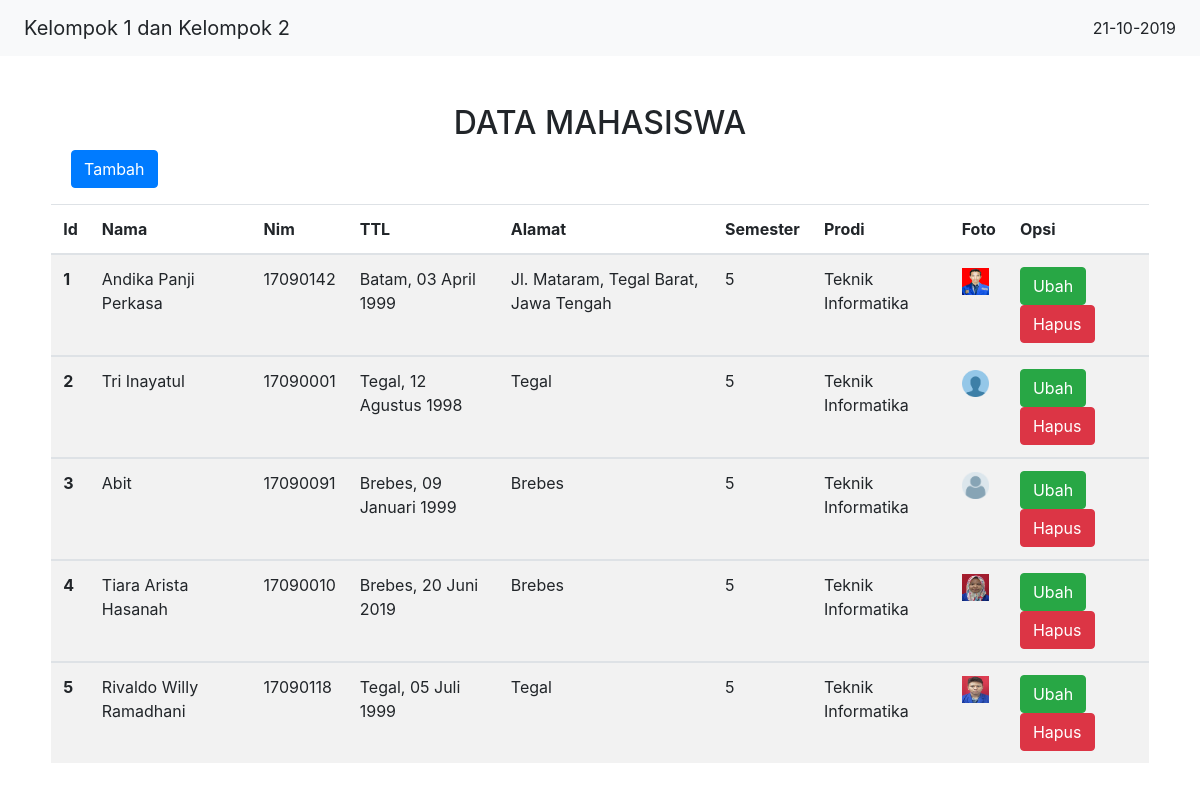
The page / on the database its author committed.
### tables this page shows
CREATE TABLE `mahasiswa` (
  `id` int(5) NOT NULL,
  `nama` varchar(255) NOT NULL,
  `nim` varchar(10) NOT NULL,
  `tempat_tanggal_lahir` varchar(50) NOT NULL,
  `alamat` varchar(255) NOT NULL,
  `semester` varchar(10) NOT NULL,
  `prodi` varchar(50) NOT NULL,
  `foto` varchar(255) NOT NULL
);

### index.php (the view, shortened to what this page needs)
<?php
  include "koneksi.php";
 ?>
<!doctype html>
<html lang="en">
  <head>
    <link rel="stylesheet" type="text/css" href="style.css">
    <link rel="stylesheet" href="https://maxcdn.bootstrapcdn.com/bootstrap/4.0.0/css/bootstrap.min.css">
  </head>
  <body>
    <nav class="navbar navbar-light bg-light justify-content-between">
      <a class="navbar-brand ml-2">Kelompok 1 dan Kelompok 2</a>
      <form class="form-inline">
        <a class="mr-2"><?php echo date('d-m-Y'); ?></a>
      </form>
    </nav>
    <h2 class="text-center mt-5">DATA MAHASISWA</h2>
    <div class="col-lg-10 ml-5">
      <a href="form_tambah.php" class="btn btn-primary ml-2">Tambah</a>
    </div>
    <div class="row justify-content-center">
      <div class="col-lg-11 mb-5 mt-3">
        <table class="table table-striped">
          <thead>
            <tr>
              <th scope="col">Id</th>
              <th scope="col">Nama</th>
              <th scope="col">Nim</th>
              <th scope="col">TTL</th>
              <th scope="col">Alamat</th>
              <th scope="col">Semester</th>
              <th scope="col">Prodi</th>
              <th scope="col">Foto</th>
              <th scope="col">Opsi</th>
            </tr>
          </thead>
          <?php
            $query = "SELECT * FROM mahasiswa";
            $data = $db->prepare($query);
            $data->execute();
            $no = 1;
            while($tampil = $data->fetch(PDO::FETCH_LAZY)){
           ?>
          <tbody>
            <tr>
              <th scope="row"><?php echo $no++; ?></th>
              <td><?php echo $tampil->nama; ?></td>
              <td><?php echo $tampil->nim; ?></td>
              <td><?php echo $tampil->tempat_tanggal_lahir; ?></td>
              <td><?php echo $tampil->alamat; ?></td>
              <td><?php echo $tampil->semester; ?></td>
              <td><?php echo $tampil->prodi; ?></td>
              <td><img src="images/<?php echo $tampil->foto; ?>" width="27" height="27" alt=""></td>
              <td>
                <a href="form_ubah.php?id=<?php echo $tampil->id ?>" class="btn btn-success mr-2">Ubah</a>
                <a onclick="return confirm('HAPUS DATA INI !?')" href="hapus.php?id=<?php echo $tampil->id ?>" class="btn btn-danger">Hapus</a>
              </td>
            </tr>
          </tbody>
        <?php } ?>
        </table>
      </div>
    </div>
  </body>
</html>

### style.css (style rules this page uses)
body { background-color: white; }

### rows shown on the page
mahasiswa: nama "Andika Panji Perkasa", nim "17090142", tempat_tanggal_lahir "Batam, 03 April 1999", alamat "Jl. Mataram, Tegal Barat, Jawa Tengah", semester "5", prodi "Teknik Informatika", foto (picture)
mahasiswa: nama "Tri Inayatul", nim "17090001", tempat_tanggal_lahir "Tegal, 12 Agustus 1998", alamat "Tegal", semester "5", prodi "Teknik Informatika", foto (picture)
mahasiswa: nama "Abit", nim "17090091", tempat_tanggal_lahir "Brebes, 09 Januari 1999", alamat "Brebes", semester "5", prodi "Teknik Informatika", foto (picture)
mahasiswa: nama "Tiara Arista Hasanah", nim "17090010", tempat_tanggal_lahir "Brebes, 20 Juni 2019", alamat "Brebes", semester "5", prodi "Teknik Informatika", foto (picture)
mahasiswa: nama "Rivaldo Willy Ramadhani", nim "17090118", tempat_tanggal_lahir "Tegal, 05 Juli 1999", alamat "Tegal", semester "5", prodi "Teknik Informatika", foto (picture)
